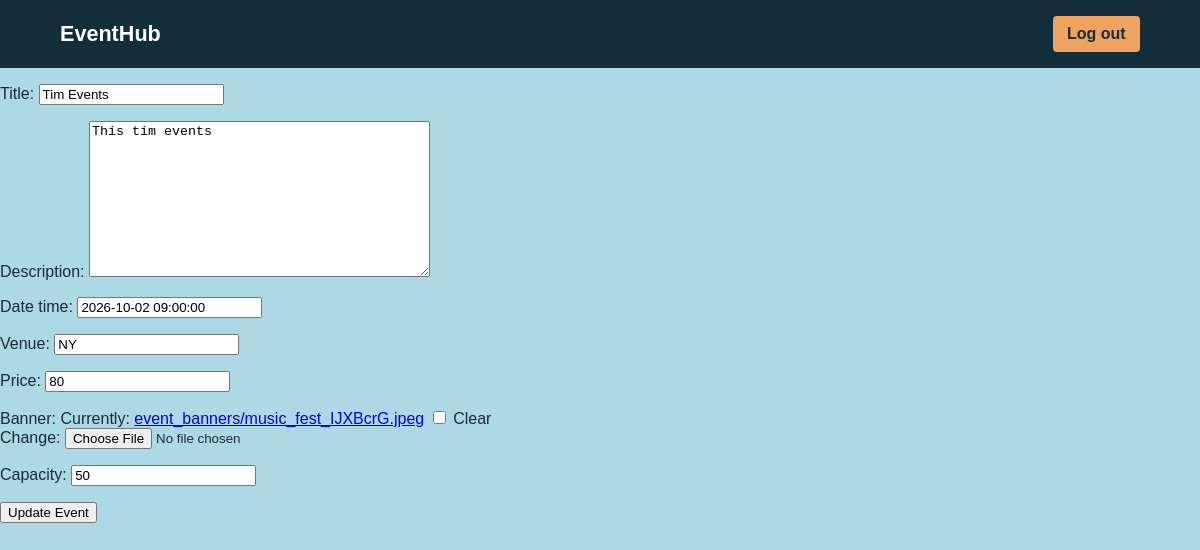
/events/edit/2 (signed in), run on the app's committed database.
### myapp/models.py (models this page shows, shortened)
class Event(models.Model):
    organizer = models.ForeignKey(Organizer,on_delete=models.CASCADE,related_name='events')
    title = models.CharField(max_length=100)
    created_at = models.DateTimeField(auto_now_add=True)
    description = models.TextField()
    price = models.IntegerField()
    venue = models.CharField(max_length=100)
    date_time = models.DateTimeField()
    capacity = models.PositiveIntegerField()
    banner = models.ImageField(upload_to='event_banners/',blank=True,null=False)

### myapp/views.py (the view)
# urls.py: path('events/edit/<int:id>',views.edit_event,name="edit_event"),
@login_required
def edit_event(request, id):
    event = Event.objects.get(id=id)
    if request.method=="POST":
        form = EventForm(request.POST, request.FILES or None, instance=event)
        if form.is_valid():
            form.save()
            return redirect('myapp:events')
    else:
        form = EventForm(instance=event)
    return render(request,"myapp/edit_event.html",{'form': form})

### myapp/forms.py
class EventForm(forms.ModelForm):
    class Meta:
        model = Event
        fields = ['title', 'description', 'date_time', 'venue', 'price', 'banner', 'capacity']

### myapp/templates/myapp/edit_event.html (shortened to what this page needs)
{% extends "myapp/base.html" %}
{% block body %}
<form action="" method="POST" enctype="multipart/form-data" class="card" style="max-width: 520px">
    {{form.as_p}}
    <button type="submit">Update Event</button>
    </form>
{% endblock %}

### myapp/static/myapp/style.css (style rules this page uses)
body { background-color: lightblue; margin: 0; color: #172c37; font-family: "Trebuchet MS", Verdana, sans-serif; }

### data on the page
Event: title "Tim Events", description "This tim events", date_time "2026-10-02 09:00:00", venue "NY", price "80", capacity "50"
